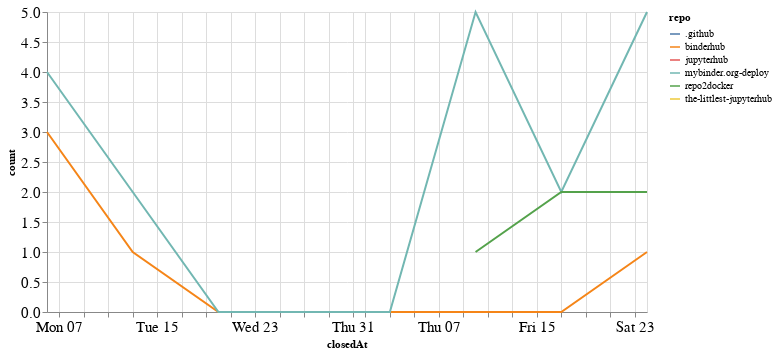

Notebook source saved alongside this figure:
### Code cell
closed_by_time = closed_by.groupby('repo').resample('W', on='closedAt').count()['author'].reset_index()
closed_by_time = closed_by_time.rename(columns={'author': 'count'})

alt.Chart(closed_by_time, width=600).mark_line().encode(
    x='closedAt',
    y='count',
    color='repo',
    tooltip="repo"
)

### Figure 1 — Vega-Lite specification as saved in the notebook (floating-point values rounded to 4 significant figures)
{"config": {"axisLeft": {"labelFontSize": 15}, "axisBottom": {"labelFontSize": 15}}, "data": {"name": "data-98b5ac5f829a35335235247b57903a11"}, "mark": "line", "encoding": {"color": {"type": "nominal", "field": "repo"}, "tooltip": {"type": "nominal", "field": "repo"}, "x": {"type": "temporal", "field": "closedAt"}, "y": {"type": "quantitative", "field": "count"}}, "width": 600, "$schema": "https://vega.github.io/schema/vega-lite/v4.8.1.json", "datasets": {"data-98b5ac5f829a35335235247b57903a11": [{"repo": ".github", "closedAt": "2020-12-06T00:00:00", "count": 1}, {"repo": "binderhub", "closedAt": "2020-12-06T00:00:00", "count": 3}, {"repo": "binderhub", "closedAt": "2020-12-13T00:00:00", "count": 1}, {"repo": "binderhub", "closedAt": "2020-12-20T00:00:00", "count": 0}, {"repo": "binderhub", "closedAt": "2020-12-27T00:00:00", "count": 0}, {"repo": "binderhub", "closedAt": "2021-01-03T00:00:00", "count": 0}, {"repo": "binderhub", "closedAt": "2021-01-10T00:00:00", "count": 0}, {"repo": "binderhub", "closedAt": "2021-01-17T00:00:00", "count": 0}, {"repo": "binderhub", "closedAt": "2021-01-24T00:00:00", "count": 1}, {"repo": "jupyterhub", "closedAt": "2020-12-06T00:00:00", "count": 1}, {"repo": "mybinder.org-deploy", "closedAt": "2020-12-06T00:00:00", "count": 4}, {"repo": "mybinder.org-deploy", "closedAt": "2020-12-13T00:00:00", "count": 2}, {"repo": "mybinder.org-deploy", "closedAt": "2020-12-20T00:00:00", "count": 0}, {"repo": "mybinder.org-deploy", "closedAt": "2020-12-27T00:00:00", "count": 0}, {"repo": "mybinder.org-deploy", "closedAt": "2021-01-03T00:00:00", "count": 0}, {"repo": "mybinder.org-deploy", "closedAt": "2021-01-10T00:00:00", "count": 5}, {"repo": "mybinder.org-deploy", "closedAt": "2021-01-17T00:00:00", "count": 2}, {"repo": "mybinder.org-deploy", "closedAt": "2021-01-24T00:00:00", "count": 5}, {"repo": "repo2docker", "closedAt": "2021-01-10T00:00:00", "count": 1}, {"repo": "repo2docker", "closedAt": "2021-01-17T00:00:00", "count": 2}, {"repo": "repo2docker", "closedAt": "2021-01-24T00:00:00", "count": 2}, {"repo": "the-littlest-jupyterhub", "closedAt": "2021-01-24T00:00:00", "count": 1}]}}
